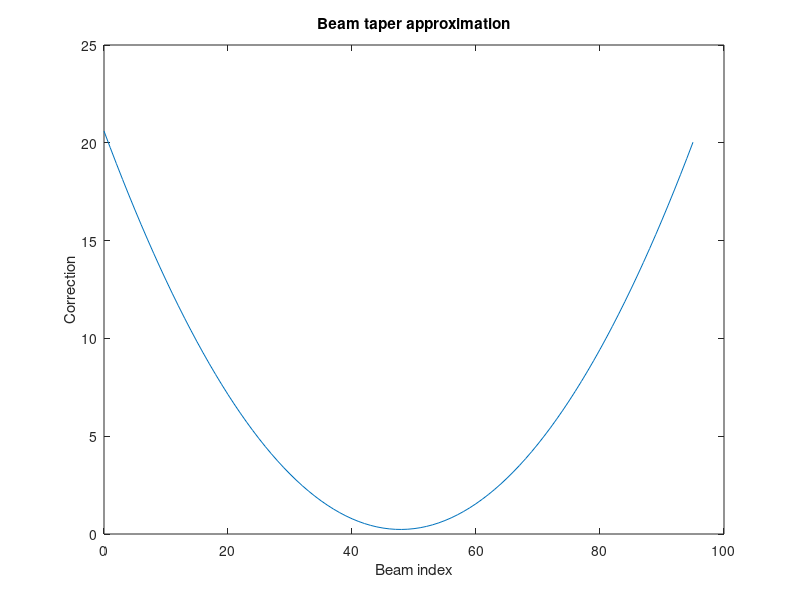

Here is the MATLAB script that generated this plot:
%%  

close all

k1 =  -0.0089;
k2 = 0.8515;
k3 = -20.0994;

i = 0:95;

a = k1 * i.^2 + k2 * i + k3*ones(1,96);

s = 1; % this is the MuPerDB (image intensity over dB, eg. 255/(70dB) )
a = -s*a + 0.5*ones(1,96);

plot(i,a)
title('Beam taper approximation')
xlabel('Beam index')
ylabel('Correction')

%{
    Original DIDSON code:

	int	i, iBeam;
	double	dA1 = -0.0089;
	double	dA2 = 0.8515;
	double	dA3 = -20.0994;
	double	dCF;

	dA1 *= (double)m_nBpcMaxCorrection/20.;
	dA2 *= (double)m_nBpcMaxCorrection/20.;
	dA3 *= (double)m_nBpcMaxCorrection/20.;

	for (i = 0 ; i < 96 ; i++)
	{
		iBeam = pDoc->m_Header.m_bHighResolution && !pDoc->m_bLongRange ? i : 2*i;
		dCF = dA1*(double)(iBeam*iBeam) + dA2*(double)iBeam + dA3;
		m_iBPCorrection[i] = (int)(-pDoc->m_fMuPerDb * dCF + 0.5);
	}

%}
